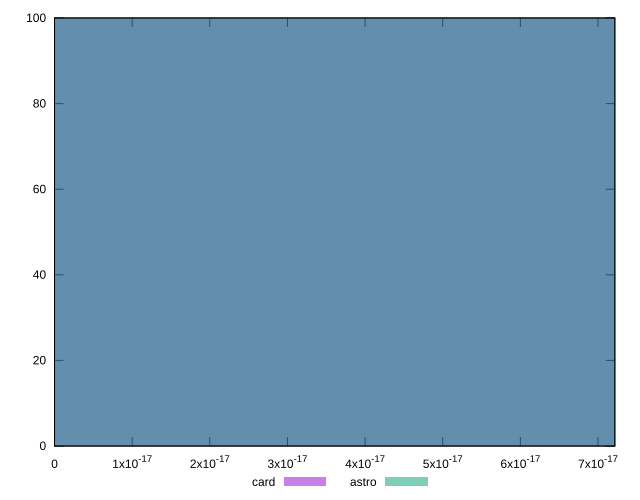

Here is the gnuplot script that generated this plot:
reset

$card <<EOF
0 100
EOF

$astro <<EOF
0 100
EOF

set key outside below
set boxwidth 1e-12
set xrange [0:7.216449660063518e-17]
set yrange [0:100]
set trange [0:100]
set style fill transparent solid 0.5 noborder
set terminal svg size 640, 500 enhanced background rgb 'white'
set output "reports/report_00028_2021-02-24T12-49-42.674Z/meta/score-difference/comparison/histogram/2_vs_3.svg"

plot $card title "card" with boxes, \
     $astro title "astro" with boxes

reset
